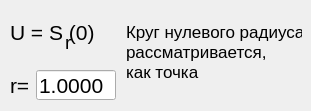
        <widget class="QWidget" name="tab_8">
         <attribute name="title">
          <string>Круг/точка</string>
         </attribute>
         <widget class="QLabel" name="label_15">
          <property name="geometry">
           <rect>
            <x>10</x>
            <y>20</y>
            <width>89</width>
            <height>25</height>
           </rect>
          </property>
          <property name="font">
           <font>
            <pointsize>16</pointsize>
           </font>
          </property>
          <property name="text">
           <string>U = S (0)</string>
          </property>
         </widget>
         <widget class="QWidget" name="layoutWidget_9">
          <property name="geometry">
           <rect>
            <x>10</x>
            <y>70</y>
            <width>111</width>
            <height>32</height>
           </rect>
          </property>
          <layout class="QFormLayout" name="formLayout_23">
           <item row="0" column="0">
            <widget class="QLabel" name="label_r">
             <property name="font">
              <font>
               <pointsize>16</pointsize>
              </font>
             </property>
             <property name="text">
              <string>r=</string>
             </property>
            </widget>
           </item>
           <item row="0" column="1">
            <widget class="QLineEdit" name="lineEdit_r">
             <property name="maximumSize">
              <size>
               <width>80</width>
               <height>30</height>
              </size>
             </property>
             <property name="font">
              <font>
               <pointsize>16</pointsize>
              </font>
             </property>
             <property name="text">
              <string>1.0000</string>
             </property>
            </widget>
           </item>
          </layout>
         </widget>
         <widget class="QLabel" name="label_21">
          <property name="geometry">
           <rect>
            <x>65</x>
            <y>30</y>
            <width>11</width>
            <height>25</height>
           </rect>
          </property>
          <property name="font">
           <font>
            <pointsize>14</pointsize>
           </font>
          </property>
          <property name="text">
           <string>r</string>
          </property>
         </widget>
         <widget class="QLabel" name="label_16">
          <property name="geometry">
           <rect>
            <x>126</x>
            <y>20</y>
            <width>176</width>
            <height>63</height>
           </rect>
          </property>
          <property name="font">
           <font>
            <pointsize>13</pointsize>
           </font>
          </property>
          <property name="text">
           <string>Круг нулевого радиуса
рассматривается,
как точка</string>
          </property>
         </widget>
        </widget>
